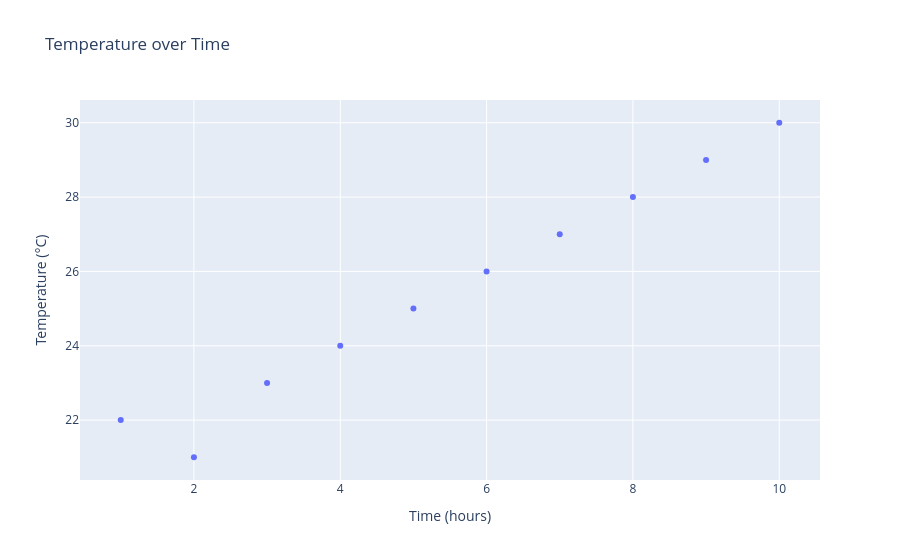

Notebook cell for this chart:
### Code cell
time = [1, 2, 3, 4, 5, 6, 7, 8, 9, 10]
temperature = [22, 21, 23, 24, 25, 26, 27, 28, 29, 30]


px.scatter(x=time, y=temperature, title='Temperature over Time', labels={'x': 'Time (hours)', 'y': 'Temperature (°C)'})

### Figure 1 — Plotly figure (JSON) as saved in the notebook; plotly's stock layout.template omitted (floating-point values rounded to 4 significant figures)
{"data": [{"hovertemplate": "Time (hours)=%{x}<br>Temperature (°C)=%{y}<extra></extra>", "legendgroup": "", "marker": {"color": "#636efa", "symbol": "circle"}, "mode": "markers", "name": "", "orientation": "v", "showlegend": false, "type": "scatter", "x": [1, 2, 3, 4, 5, 6, 7, 8, 9, 10], "xaxis": "x", "y": [22, 21, 23, 24, 25, 26, 27, 28, 29, 30], "yaxis": "y"}], "layout": {"legend": {"tracegroupgap": 0}, "title": {"text": "Temperature over Time"}, "xaxis": {"anchor": "y", "domain": [0, 1], "title": {"text": "Time (hours)"}}, "yaxis": {"anchor": "x", "domain": [0, 1], "title": {"text": "Temperature (°C)"}}}}
